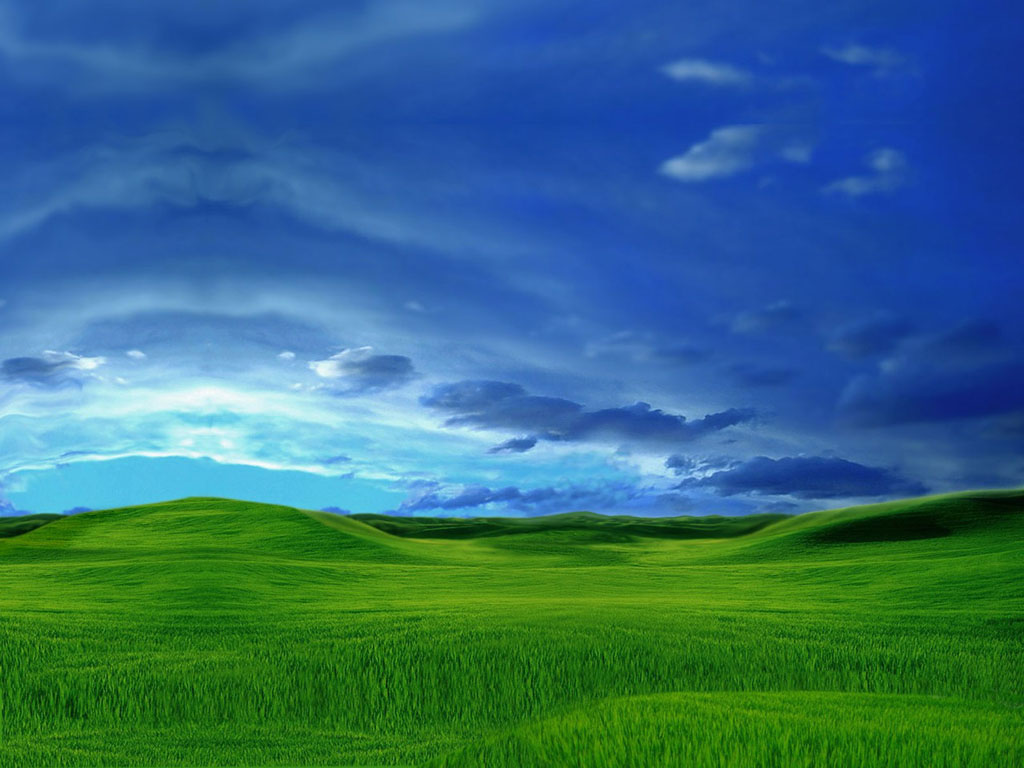
%> input picture Bliss.jpg, 1024 x 768 px
$ octave --eval "result = main_cluster('Bliss.jpg');"   (GNU Octave 9; MATLAB toolbox functions it lacks are replaced by stand-ins)
%> lines starting %> are read from the running program, lines starting %| are printed output that depends on the picture; in (x1, y1, x2, y2) boxes, pixels count from 0 and x2, y2 are one past the last pixel; in counts of white or black regions, pixels touching at a corner belong together; the program's own positions count from 1
%> in main_cluster, I is the input picture: size 768x1024x3 uint8; mean R, G, B 52.8, 109.6, 124.1
### mat_contrast.m
% FI : input image. hi: upper contrast threshold. lo: lower contast
% threshold.
% BW1 : output binary image

function [BW1] = mat_contrast(lo, hi, fI)
%> called with lo = 0.5, hi = 0.7
J = rgb2gray(fI);
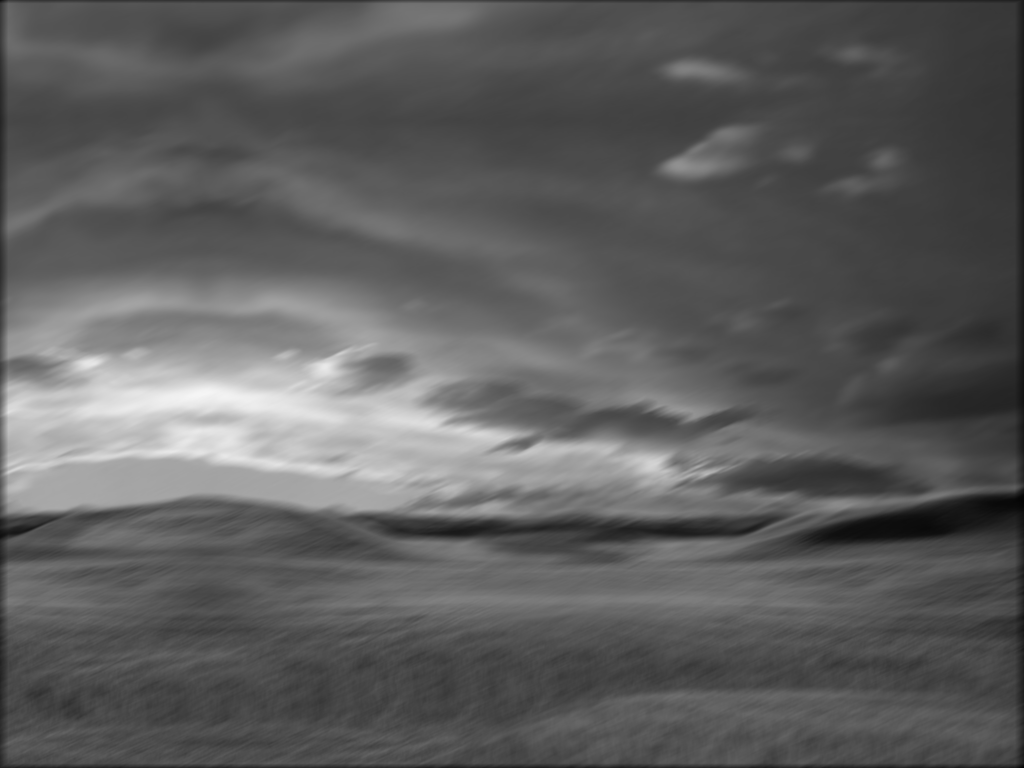
%> J: size 768x1024 uint8; min 1, max 246, mean 93.6

H = histeq(J);

G = imfill(H,'holes');
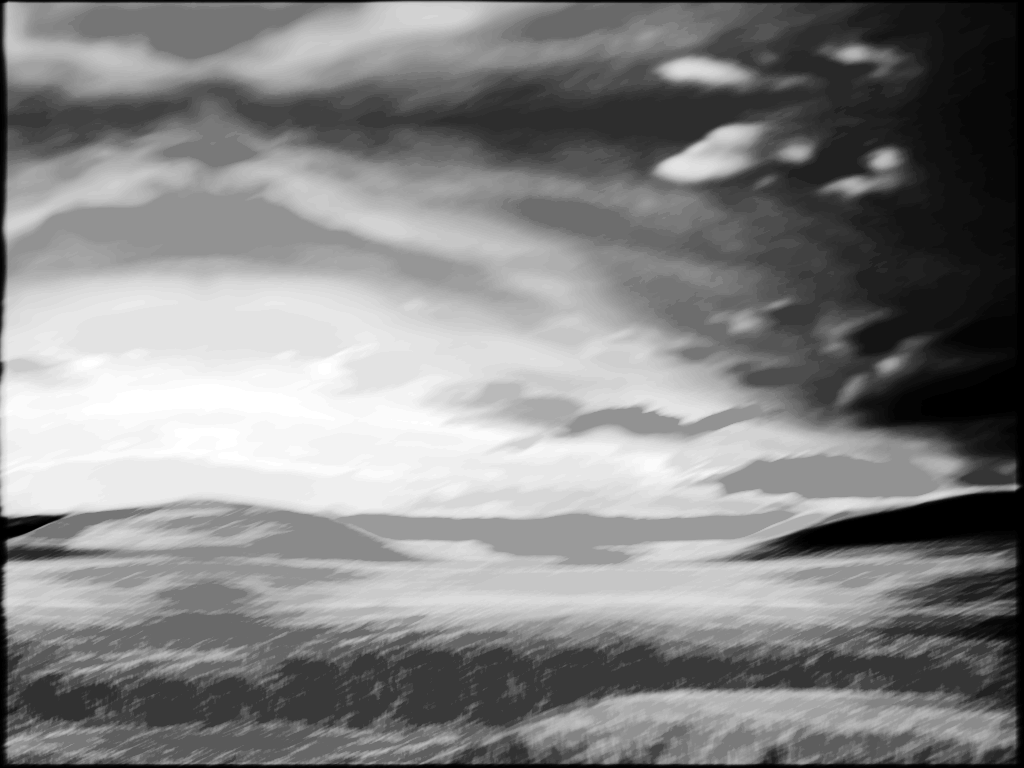
%> G: size 768x1024 uint8; min 0, max 255, mean 132.5

S1 = imadjust(G,[lo hi],[]);
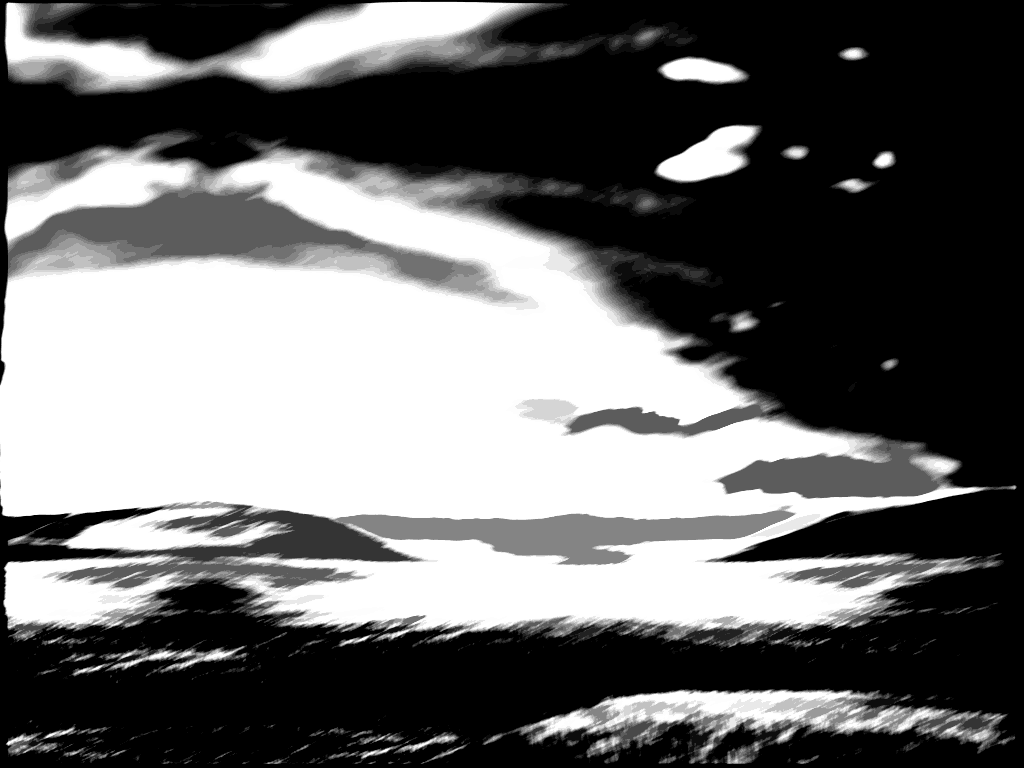
%> S1: size 768x1024 uint8; min 0, max 255, mean 107.3

F1 = ordfilt2(S1,25,true(5));
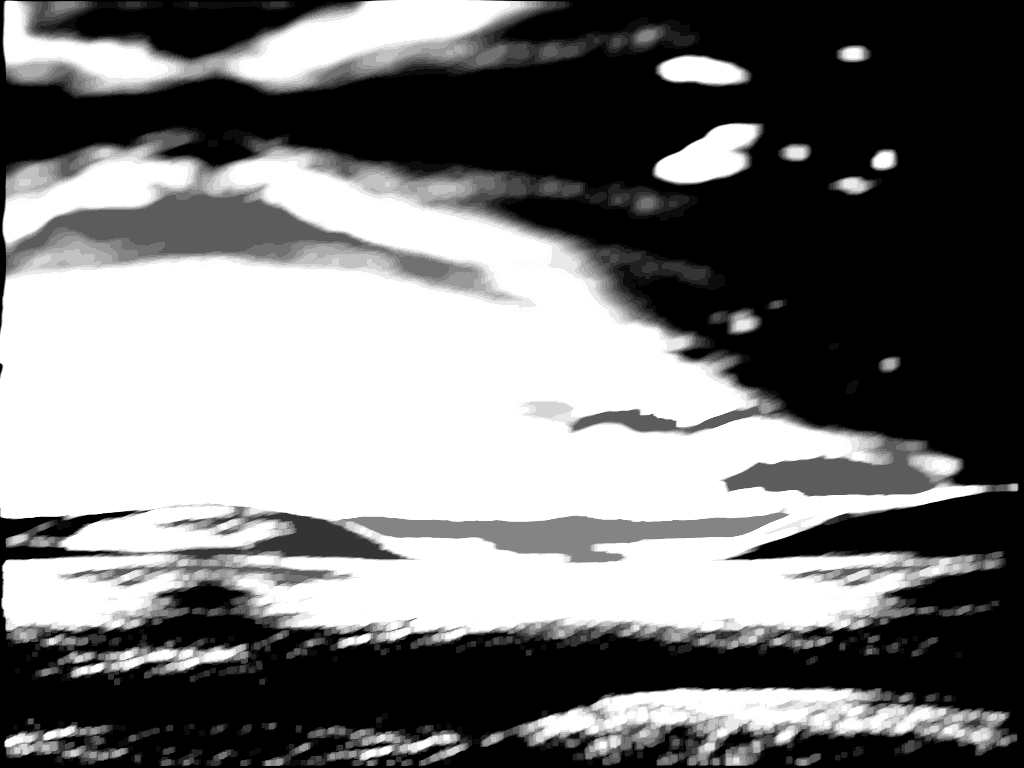
%> F1: size 768x1024 uint8; min 0, max 255, mean 119

BW1 = imextendedmax(F1,8);
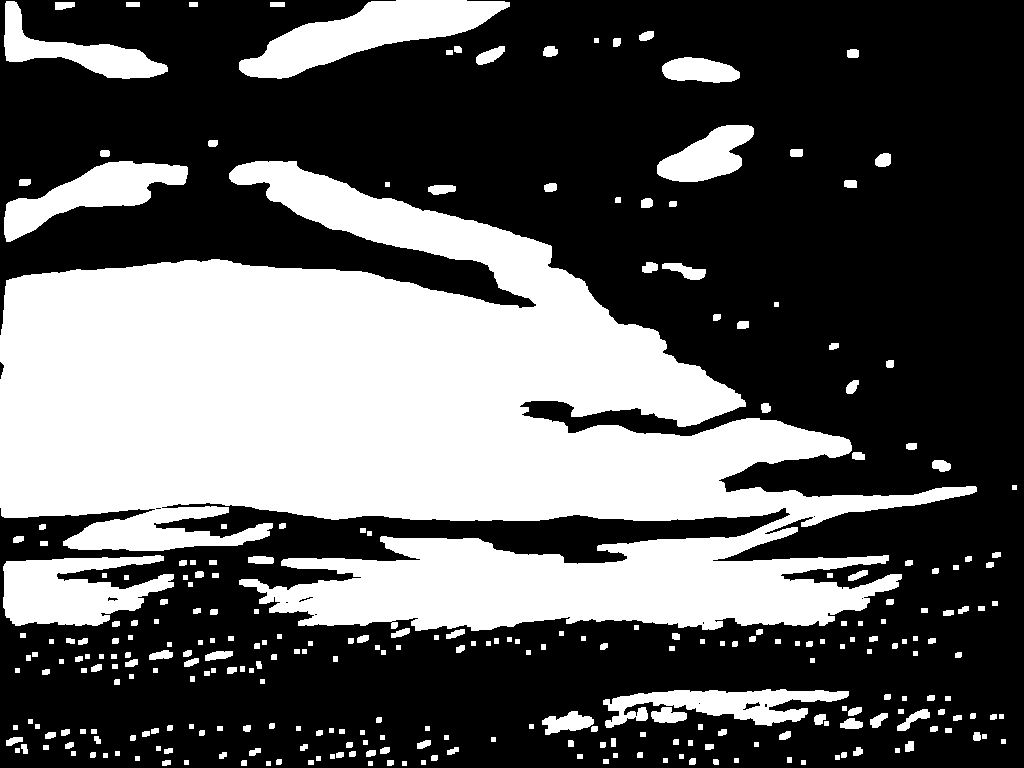
%> BW1: size 768x1024 logical; 36.2% white; 291 white regions, largest, box (x1, y1, x2, y2) and area: (0, 161, 977, 631) 232658, (239, 0, 510, 79) 9474, (3, 555, 174, 626) 7948

### main_cluster.m
function ret = main_cluster(imageName)

% variables:
hi = 0.7;
lo = 0.5;
xpos = 200;
ypos = 200;
numC = 1;
mag = 2;

tok1 = 2;
tok2 = 0;
tok3 = 1;

I = imread(imageName);

if (tok1 == 1)
    h = fspecial('motion', 20, 25);
    fI = imfilter(I, h);

elseif (tok1 == 2)

    h = fspecial('motion', 20, 25);
    fI = imfilter(I, h);

    if (tok2 == 0)
        BW = mat_contrast(lo , hi, fI);
    elseif (tok2 == 1)
        BW = mat_contrast(lo - 0.2 , hi, fI);
    elseif (tok2 == 2)
        BW = mat_contrast(lo , hi + 0.2, fI);
    end

end


if (tok3 == 1)

    K = BW;%mat_zoom(BW,mag, xpos, ypos);

%> (the run ends here)

$ run again, on skywriting2.jpg
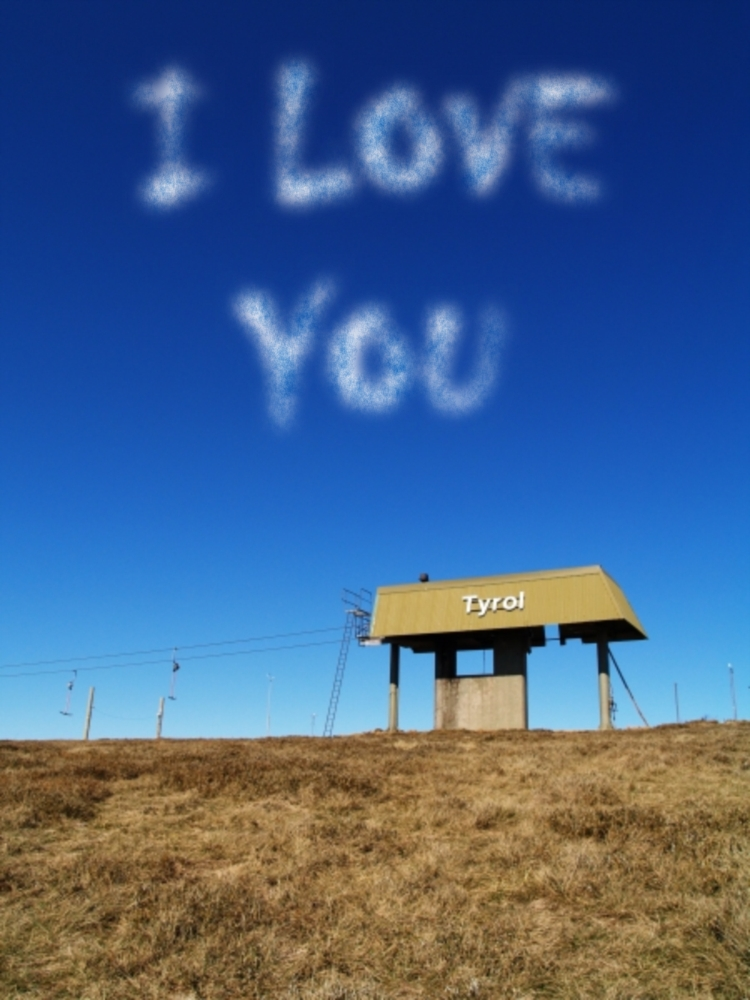
%> input picture skywriting2.jpg, 750 x 1000 px
%> in main_cluster, I is the input picture: size 1000x750x3 uint8; mean R, G, B 69.6, 97.8, 138.4
%> in mat_contrast, `G = imfill(H,'holes');`:
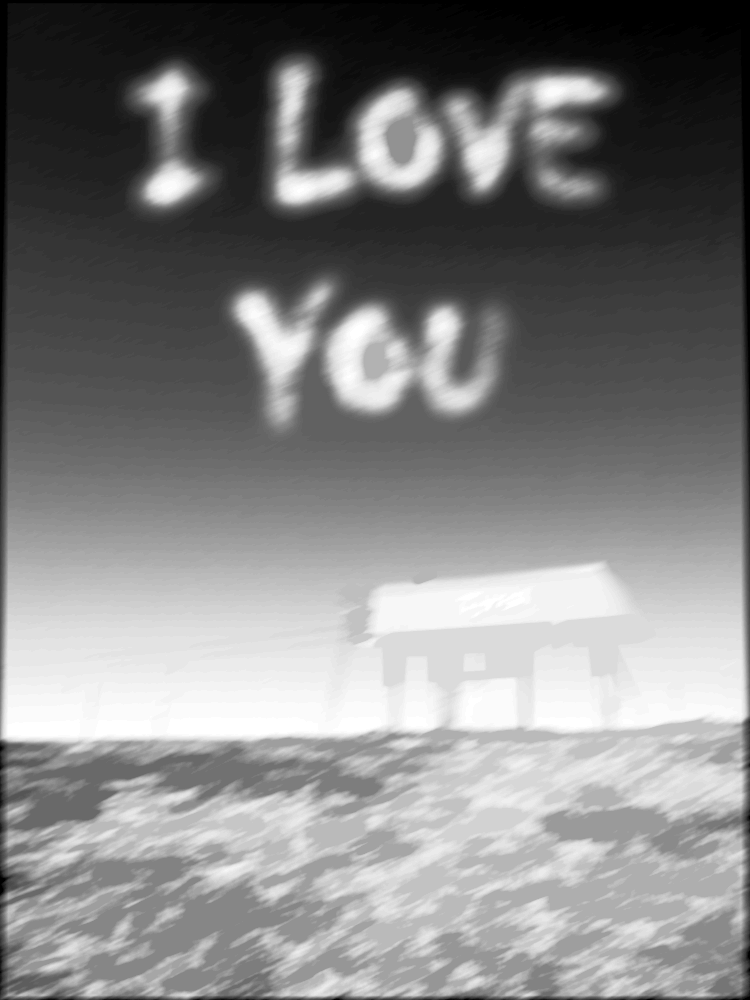
%> G: size 1000x750 uint8; min 0, max 255, mean 130.4
%> in mat_contrast, `BW1 = imextendedmax(F1,8);`:
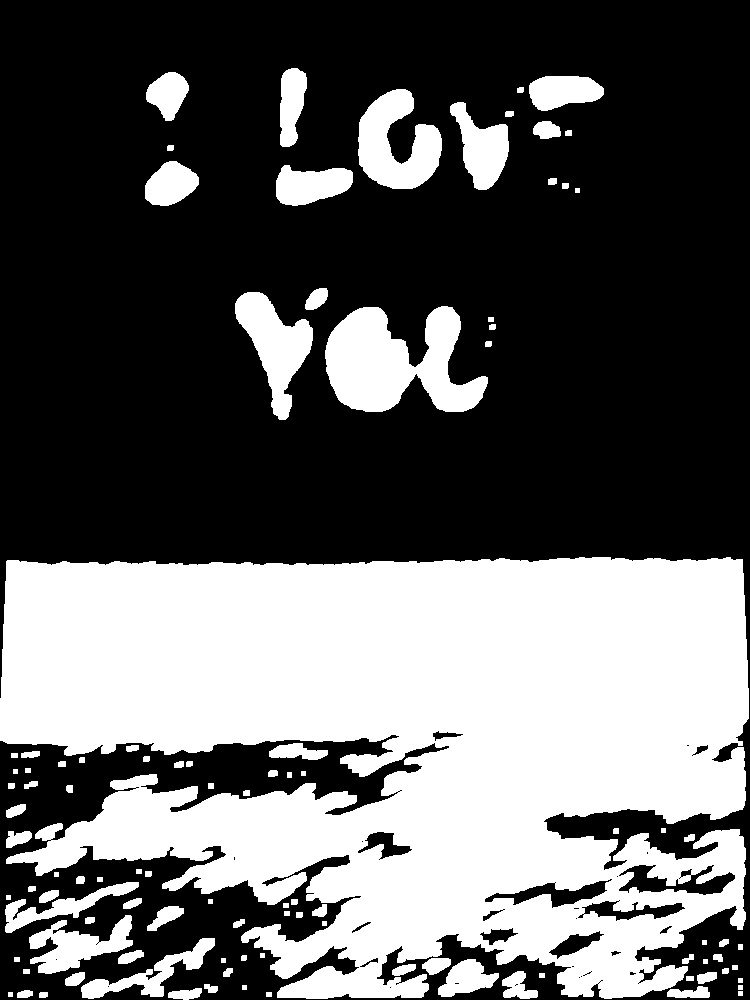
%> BW1: size 1000x750 logical; 38.4% white; 102 white regions, largest, box (x1, y1, x2, y2) and area: (0, 557, 749, 999) 239341, (325, 306, 488, 412) 10665, (358, 89, 442, 189) 5124
